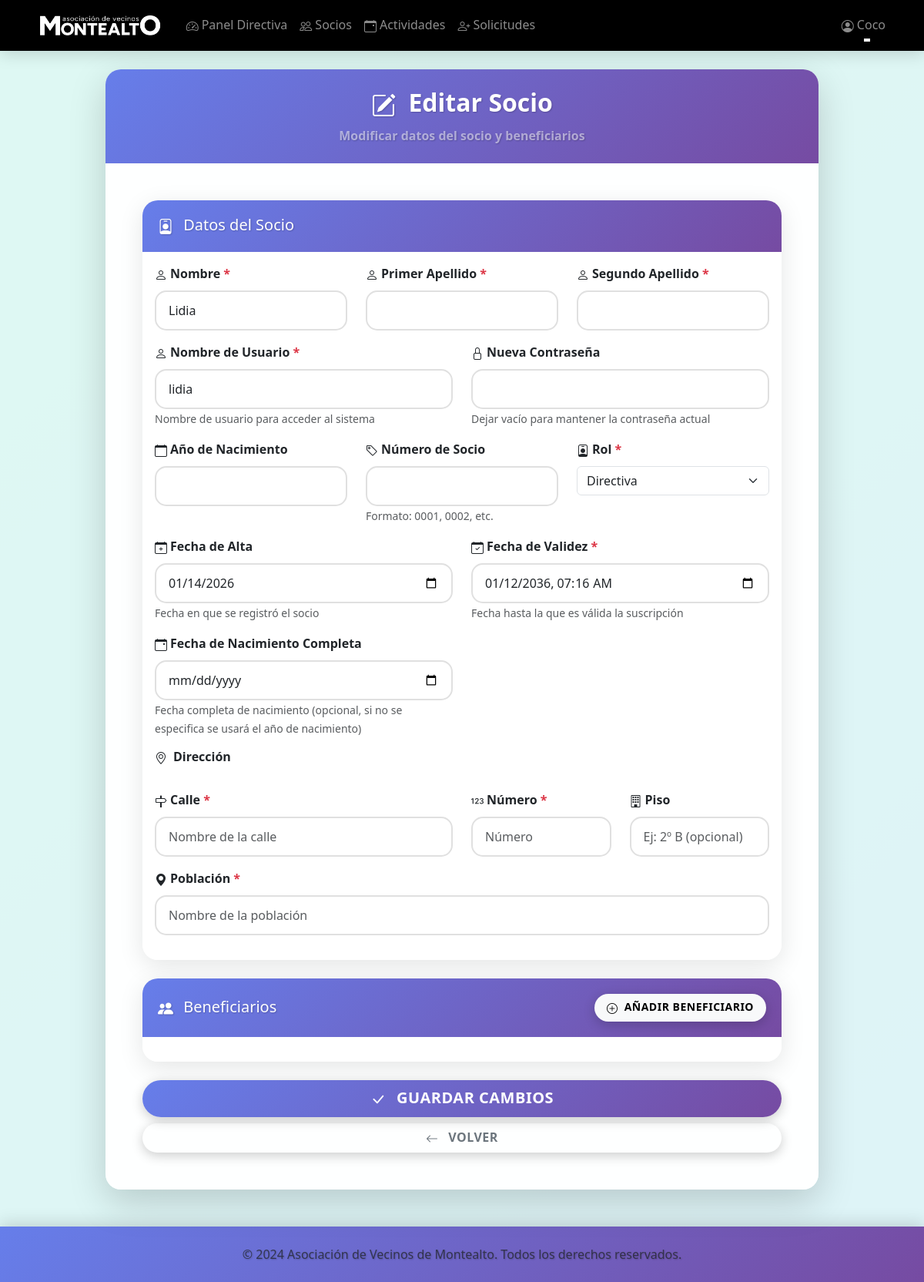
Page /admin/socios/2/editar (signed in) on the earlier database version.
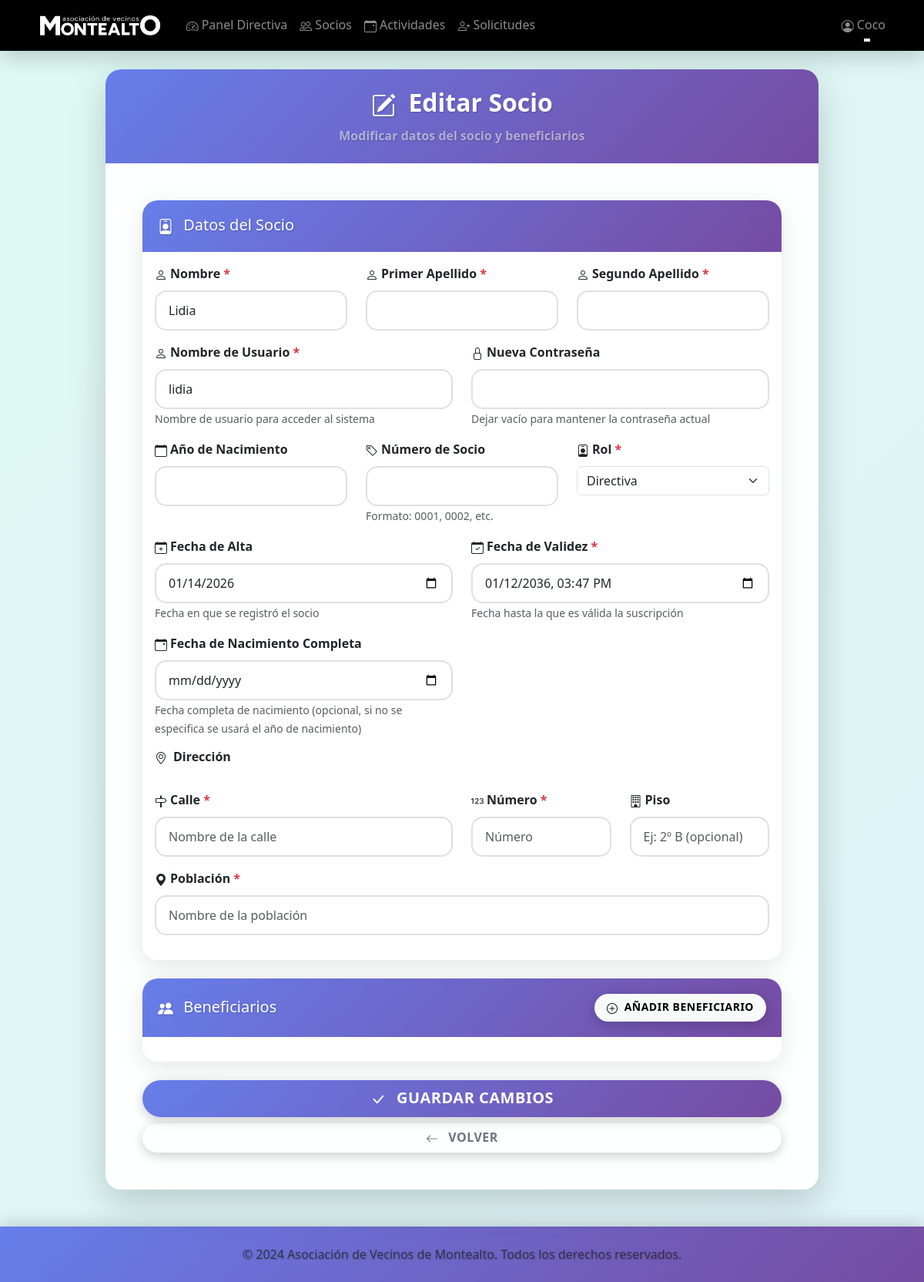
Same page on the later database version.
### models.py (models this page shows, shortened)
class User(UserMixin, db.Model):
    __tablename__ = 'users'
    id = db.Column(db.Integer, primary_key=True)
    nombre = db.Column(db.String(100), nullable=False)
    nombre_usuario = db.Column(db.String(120), unique=True, nullable=False)
    password_hash = db.Column(db.String(255), nullable=False)
    password_plain = db.Column(db.String(255), nullable=True)  # Contraseña en texto plano (solo para mostrar a admin)
    rol = db.Column(db.String(20), nullable=False)  # 'directiva' o 'socio'
    fecha_alta = db.Column(db.DateTime, nullable=False, default=datetime.utcnow)
    fecha_validez = db.Column(db.DateTime, nullable=False)
    ano_nacimiento = db.Column(db.Integer, nullable=True)  # Año de nacimiento para verificar edad en actividades
    fecha_nacimiento = db.Column(db.Date, nullable=True)  # Fecha completa de nacimiento
    numero_socio = db.Column(db.String(10), unique=True, nullable=True)  # Número de socio (0001, 0002, etc.)
    calle = db.Column(db.String(200), nullable=True)
    numero = db.Column(db.String(20), nullable=True)
    piso = db.Column(db.String(20), nullable=True)  # Opcional
    poblacion = db.Column(db.String(100), nullable=True)
    inscripciones = db.relationship('Inscripcion', backref='usuario', lazy=True, cascade='all, delete-orphan')
    def is_directiva(self):
        return self.rol == 'directiva'

### blueprints/admin.py (the view, shortened to what this page needs)
@admin_bp.route('/socios/<int:socio_id>/editar', methods=['GET', 'POST'])
@login_required
@directiva_required
def editar_socio(socio_id):
    socio = User.query.get_or_404(socio_id)
    beneficiarios = Beneficiario.query.filter_by(socio_id=socio.id).order_by(Beneficiario.id).all()
    from datetime import datetime as dt
    partes_nombre = socio.nombre.split(' ', 2)
    nombre_parts = {
        'nombre': partes_nombre[0] if len(partes_nombre) > 0 else '',
        'primer_apellido': partes_nombre[1] if len(partes_nombre) > 1 else '',
        'segundo_apellido': partes_nombre[2] if len(partes_nombre) > 2 else ''
    }
    return render_template('admin/editar_socio.html',
                         socio=socio,
                         beneficiarios=beneficiarios,
                         nombre_parts=nombre_parts,
                         datetime=dt)

### blueprints/admin.py (called while the page is built)
def directiva_required(f):
    @wraps(f)
    def decorated_function(*args, **kwargs):
        if not current_user.is_authenticated or not current_user.is_directiva():
            flash('No tienes permisos para acceder a esta página.', 'error')
            return redirect(url_for('socios.dashboard'))
        return f(*args, **kwargs)
    return decorated_function

### templates/admin/editar_socio.html (shortened to what the changed rows need)
{% extends "base.html" %}
{% block content %}
<div class="row justify-content-center">
    <div class="col-lg-10">
        <div class="card shadow-lg border-0">
            <div class="card-header text-center py-4" style="background: linear-gradient(135deg, #ff9999 0%, #ffb366 16.66%, #ffeb99 33.33%, #99ff99 50%, #9999ff 66.66%, #b399e6 83.33%, #d4b3f0 100%);">
                <h2 class="mb-0 text-white fw-bold">
                    <i class="bi bi-pencil-square me-2"></i>
                    Editar Socio
                </h2>
            </div>
            <div class="card-body p-5">
                <form method="POST" action="{{ url_for('admin.editar_socio', socio_id=socio.id) }}">
                    <div class="card mb-4 border-primary">
                        <div class="card-body">
                            <div class="row">
                                <div class="col-md-4 mb-3">
                                    <label for="nombre" class="form-label fw-bold">
                                        <i class="bi bi-person me-1"></i>Nombre <span class="text-danger">*</span>
                                    </label>
                                    <input type="text" class="form-control" id="nombre" name="nombre"
                                           value="{{ nombre_parts.nombre }}" required
                                           pattern="[A-Za-zÁÉÍÓÚáéíóúÑñ\s]+"
                                           title="Solo letras y espacios">
                                </div>
                            </div>
                            <div class="row">
                                <div class="col-md-6 mb-3">
                                    <label for="nombre_usuario" class="form-label fw-bold">
                                        <i class="bi bi-person me-1"></i>Nombre de Usuario <span class="text-danger">*</span>
                                    </label>
                                    <input type="text" class="form-control" id="nombre_usuario" name="nombre_usuario"
                                           value="{{ socio.nombre_usuario }}" required>
                                    <small class="text-muted">Nombre de usuario para acceder al sistema</small>
                                </div>
                            </div>
                            <div class="row">
                                <div class="col-md-4 mb-3">
                                    <label for="rol" class="form-label fw-bold">
                                        <i class="bi bi-person-badge me-1"></i>Rol <span class="text-danger">*</span>
                                    </label>
                                    <select class="form-select" id="rol" name="rol" required>
                                        <option value="directiva" {% if socio.rol == 'directiva' %}selected{% endif %}>Directiva</option>
                                    </select>
                                </div>
                            </div>
                            <div class="row">
                                <div class="col-md-6 mb-3">
                                    <label for="fecha_alta" class="form-label fw-bold">
                                        <i class="bi bi-calendar-plus me-1"></i>Fecha de Alta
                                    </label>
                                    <input type="date" class="form-control" id="fecha_alta" name="fecha_alta"
                                           value="{{ socio.fecha_alta.strftime('%Y-%m-%d') if socio.fecha_alta else '' }}">
                                    <small class="text-muted">Fecha en que se registró el socio</small>
                                </div>
                                <div class="col-md-6 mb-3">
                                    <label for="fecha_validez" class="form-label fw-bold">
                                        <i class="bi bi-calendar-check me-1"></i>Fecha de Validez <span class="text-danger">*</span>
                                    </label>
                                    <input type="datetime-local" class="form-control" id="fecha_validez" name="fecha_validez"
                                           value="{% if socio.fecha_validez %}{{ socio.fecha_validez.strftime('%Y-%m-%dT%H:%M') }}{% endif %}"
                                           required>
                                    <small class="text-muted">Fecha hasta la que es válida la suscripción</small>
                                </div>
                            </div>
                        </div>
                    </div>
                </form>
            </div>
        </div>
    </div>
</div>
{% endblock %}

Differences in the rows shown:
changed User "Lidia": fecha_validez "01/12/2036 07:16" → "01/12/2036 15:47"
